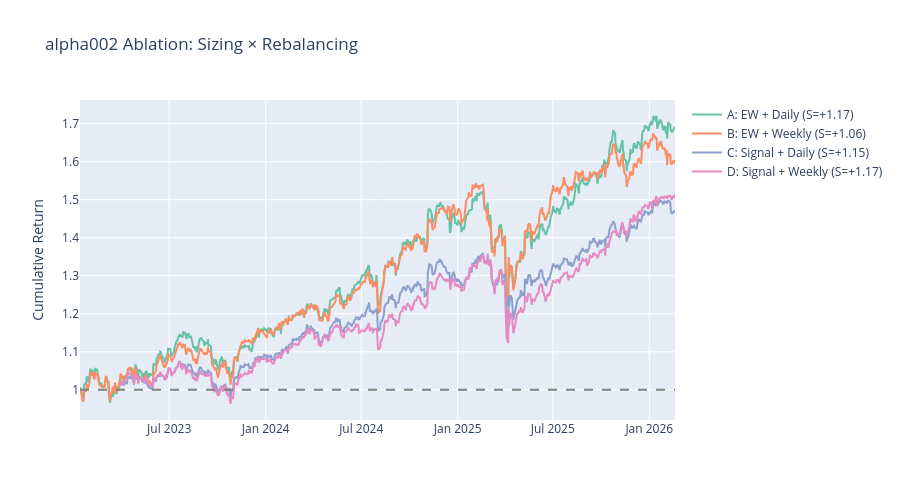

Notebook source saved alongside this figure:
### Markdown cell above
## 3. Equity Curves — Visual Comparison

### Code cell
colors = px.colors.qualitative.Set2
fig = go.Figure()
for i, (label, r) in enumerate(ablation_results.items()):
    cum = np.cumprod(1 + r["arr"])
    dates = r["port_ret"][DATE_COL].to_list()
    fig.add_trace(go.Scatter(
        x=dates, y=cum,
        name=f"{label} (S={r['sharpe']:+.2f})",
        line=dict(color=colors[i % len(colors)])
    ))
fig.add_hline(y=1.0, line_dash="dash", line_color="gray")
fig.update_layout(
    title=f"{factor_name} Ablation: Sizing × Rebalancing",
    yaxis_title="Cumulative Return",
    height=500,
)
fig.show()

### Figure 1 — Plotly figure (JSON) as saved in the notebook; plotly's stock layout.template omitted (floating-point values rounded to 4 significant figures; data arrays with more than 128 entries replaced by an {"elided": "..."} marker saying what was removed)
{"data": [{"line": {"color": "rgb(102,194,165)"}, "name": "A: EW + Daily (S=+1.17)", "type": "scatter", "x": {"elided": "778 str values"}, "y": {"elided": "778 float values"}}, {"line": {"color": "rgb(252,141,98)"}, "name": "B: EW + Weekly (S=+1.06)", "type": "scatter", "x": {"elided": "778 str values"}, "y": {"elided": "778 float values"}}, {"line": {"color": "rgb(141,160,203)"}, "name": "C: Signal + Daily (S=+1.15)", "type": "scatter", "x": {"elided": "725 str values"}, "y": {"elided": "725 float values"}}, {"line": {"color": "rgb(231,138,195)"}, "name": "D: Signal + Weekly (S=+1.17)", "type": "scatter", "x": {"elided": "725 str values"}, "y": {"elided": "725 float values"}}], "layout": {"height": 500, "shapes": [{"line": {"color": "gray", "dash": "dash"}, "type": "line", "x0": 0, "x1": 1, "xref": "x domain", "y0": 1, "y1": 1, "yref": "y"}], "title": {"text": "alpha002 Ablation: Sizing × Rebalancing"}, "yaxis": {"title": {"text": "Cumulative Return"}}}}
